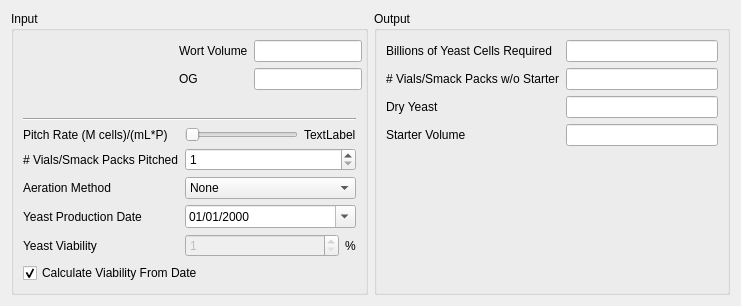
<?xml version="1.0" encoding="UTF-8"?>
<ui version="4.0">
 <class>pitchDialog</class>
 <widget class="QDialog" name="pitchDialog">
  <property name="geometry">
   <rect>
    <x>0</x>
    <y>0</y>
    <width>741</width>
    <height>306</height>
   </rect>
  </property>
  <property name="windowTitle">
   <string>Pitch Rate Calculator</string>
  </property>
  <layout class="QHBoxLayout" name="horizontalLayout_2">
   <item>
    <widget class="QGroupBox" name="groupBox">
     <property name="title">
      <string>Input</string>
     </property>
     <property name="configSection" stdset="0">
      <string notr="true">pitchRateCalc</string>
     </property>
     <layout class="QVBoxLayout" name="verticalLayout_2">
      <item>
       <layout class="QFormLayout" name="formLayout">
        <property name="fieldGrowthPolicy">
         <enum>QFormLayout::ExpandingFieldsGrow</enum>
        </property>
        <property name="formAlignment">
         <set>Qt::AlignRight|Qt::AlignTop|Qt::AlignTrailing</set>
        </property>
        <item row="0" column="0">
         <widget class="BtVolumeLabel" name="label_vol">
          <property name="contextMenuPolicy">
           <enum>Qt::CustomContextMenu</enum>
          </property>
          <property name="text">
           <string>Wort Volume</string>
          </property>
          <property name="buddy">
           <cstring>lineEdit_vol</cstring>
          </property>
         </widget>
        </item>
        <item row="0" column="1">
         <widget class="BtVolumeEdit" name="lineEdit_vol">
          <property name="sizePolicy">
           <sizepolicy hsizetype="Preferred" vsizetype="Fixed">
            <horstretch>0</horstretch>
            <verstretch>0</verstretch>
           </sizepolicy>
          </property>
          <property name="minimumSize">
           <size>
            <width>100</width>
            <height>0</height>
           </size>
          </property>
          <property name="toolTip">
           <string>Volume of wort</string>
          </property>
          <property name="editField" stdset="0">
           <string notr="true">wortVol</string>
          </property>
         </widget>
        </item>
        <item row="1" column="0">
         <widget class="BtDensityLabel" name="label_og">
          <property name="contextMenuPolicy">
           <enum>Qt::CustomContextMenu</enum>
          </property>
          <property name="text">
           <string>OG</string>
          </property>
          <property name="buddy">
           <cstring>lineEdit_OG</cstring>
          </property>
         </widget>
        </item>
        <item row="1" column="1">
         <widget class="BtDensityEdit" name="lineEdit_OG">
          <property name="sizePolicy">
           <sizepolicy hsizetype="Preferred" vsizetype="Fixed">
            <horstretch>0</horstretch>
            <verstretch>0</verstretch>
           </sizepolicy>
          </property>
          <property name="minimumSize">
           <size>
            <width>100</width>
            <height>0</height>
           </size>
          </property>
          <property name="toolTip">
           <string>Starting gravity of the wort</string>
          </property>
          <property name="editField" stdset="0">
           <string notr="true">og</string>
          </property>
         </widget>
        </item>
       </layout>
      </item>
      <item>
       <widget class="Line" name="line">
        <property name="orientation">
         <enum>Qt::Horizontal</enum>
        </property>
       </widget>
      </item>
      <item>
       <layout class="QFormLayout" name="formLayout_3">
        <property name="fieldGrowthPolicy">
         <enum>QFormLayout::AllNonFixedFieldsGrow</enum>
        </property>
        <property name="formAlignment">
         <set>Qt::AlignRight|Qt::AlignTop|Qt::AlignTrailing</set>
        </property>
        <item row="0" column="0">
         <widget class="QLabel" name="label_pitchRate_2">
          <property name="toolTip">
           <string>For ales, 0.75-1. For lagers, 1.5-2.</string>
          </property>
          <property name="text">
           <string>Pitch Rate (M cells)/(mL*P)</string>
          </property>
         </widget>
        </item>
        <item row="2" column="0">
         <widget class="QLabel" name="label_aerationMethod">
          <property name="text">
           <string>Aeration Method</string>
          </property>
         </widget>
        </item>
        <item row="3" column="0">
         <widget class="BtDateLabel" name="label_productionDate">
          <property name="contextMenuPolicy">
           <enum>Qt::CustomContextMenu</enum>
          </property>
          <property name="text">
           <string>Yeast Production Date</string>
          </property>
          <property name="buddy">
           <cstring>dateEdit_ProductionDate</cstring>
          </property>
         </widget>
        </item>
        <item row="4" column="0">
         <widget class="QLabel" name="label_viability">
          <property name="text">
           <string>Yeast Viability</string>
          </property>
         </widget>
        </item>
        <item row="2" column="1">
         <widget class="QComboBox" name="comboBox_AerationMethod">
          <property name="acceptDrops">
           <bool>false</bool>
          </property>
          <property name="toolTip">
           <string>Aeration method</string>
          </property>
          <property name="editable">
           <bool>false</bool>
          </property>
          <item>
           <property name="text">
            <string>None</string>
           </property>
          </item>
          <item>
           <property name="text">
            <string>O2 At Start</string>
           </property>
          </item>
          <item>
           <property name="text">
            <string>Stir Plate</string>
           </property>
          </item>
         </widget>
        </item>
        <item row="3" column="1">
         <widget class="QDateEdit" name="dateEdit_ProductionDate">
          <property name="toolTip">
           <string>Production date (Best By date less three months)</string>
          </property>
          <property name="currentSection">
           <enum>QDateTimeEdit::MonthSection</enum>
          </property>
          <property name="displayFormat">
           <string>MM/dd/yyyy</string>
          </property>
          <property name="calendarPopup">
           <bool>true</bool>
          </property>
          <property name="currentSectionIndex">
           <number>0</number>
          </property>
          <property name="editField" stdset="0">
           <string notr="true">productionDate</string>
          </property>
         </widget>
        </item>
        <item row="4" column="1">
         <layout class="QHBoxLayout" name="horizontalLayout_4">
          <item>
           <widget class="QSpinBox" name="spinBox_Viability">
            <property name="enabled">
             <bool>false</bool>
            </property>
            <property name="toolTip">
             <string>Estimated viability of the yeast</string>
            </property>
            <property name="readOnly">
             <bool>false</bool>
            </property>
            <property name="minimum">
             <number>1</number>
            </property>
            <property name="maximum">
             <number>100</number>
            </property>
           </widget>
          </item>
          <item>
           <widget class="QLabel" name="label_12">
            <property name="sizePolicy">
             <sizepolicy hsizetype="Fixed" vsizetype="Preferred">
              <horstretch>0</horstretch>
              <verstretch>0</verstretch>
             </sizepolicy>
            </property>
            <property name="text">
             <string>%</string>
            </property>
           </widget>
          </item>
         </layout>
        </item>
        <item row="0" column="1">
         <layout class="QHBoxLayout" name="horizontalLayout">
          <item>
           <widget class="QSlider" name="slider_pitchRate">
            <property name="minimumSize">
             <size>
              <width>64</width>
              <height>0</height>
             </size>
            </property>
            <property name="toolTip">
             <string>Desired pitch rate</string>
            </property>
            <property name="maximum">
             <number>100</number>
            </property>
            <property name="orientation">
             <enum>Qt::Horizontal</enum>
            </property>
           </widget>
          </item>
          <item>
           <widget class="QLabel" name="label_pitchRate">
            <property name="text">
             <string>TextLabel</string>
            </property>
           </widget>
          </item>
         </layout>
        </item>
        <item row="5" column="0" colspan="2">
         <widget class="QCheckBox" name="checkBox_CalculateViability">
          <property name="text">
           <string>Calculate Viability From Date</string>
          </property>
          <property name="checked">
           <bool>true</bool>
          </property>
         </widget>
        </item>
        <item row="1" column="0">
         <widget class="QLabel" name="label_vialsPitched">
          <property name="text">
           <string># Vials/Smack Packs Pitched</string>
          </property>
         </widget>
        </item>
        <item row="1" column="1">
         <widget class="QSpinBox" name="spinBox_VialsPitched">
          <property name="toolTip">
           <string>Number of vials/smack packs added to starter</string>
          </property>
          <property name="minimum">
           <number>1</number>
          </property>
          <property name="maximum">
           <number>5</number>
          </property>
         </widget>
        </item>
       </layout>
      </item>
     </layout>
    </widget>
   </item>
   <item>
    <widget class="QGroupBox" name="groupBox_2">
     <property name="title">
      <string>Output</string>
     </property>
     <property name="configSection" stdset="0">
      <string notr="true">pitchRateCalc</string>
     </property>
     <layout class="QVBoxLayout" name="verticalLayout">
      <item>
       <layout class="QFormLayout" name="formLayout_2">
        <property name="fieldGrowthPolicy">
         <enum>QFormLayout::AllNonFixedFieldsGrow</enum>
        </property>
        <property name="formAlignment">
         <set>Qt::AlignRight|Qt::AlignTop|Qt::AlignTrailing</set>
        </property>
        <item row="0" column="0">
         <widget class="QLabel" name="label_cells">
          <property name="text">
           <string>Billions of Yeast Cells Required</string>
          </property>
          <property name="buddy">
           <cstring>lineEdit_cells</cstring>
          </property>
         </widget>
        </item>
        <item row="0" column="1">
         <widget class="BtGenericEdit" name="lineEdit_cells">
          <property name="minimumSize">
           <size>
            <width>100</width>
            <height>0</height>
           </size>
          </property>
          <property name="toolTip">
           <string>How much yeast you will need</string>
          </property>
          <property name="readOnly">
           <bool>true</bool>
          </property>
         </widget>
        </item>
        <item row="1" column="0">
         <widget class="QLabel" name="label_vials">
          <property name="text">
           <string># Vials/Smack Packs w/o Starter</string>
          </property>
          <property name="buddy">
           <cstring>lineEdit_vials</cstring>
          </property>
         </widget>
        </item>
        <item row="1" column="1">
         <widget class="BtGenericEdit" name="lineEdit_vials">
          <property name="minimumSize">
           <size>
            <width>100</width>
            <height>0</height>
           </size>
          </property>
          <property name="toolTip">
           <string>How many smack packs or vials required to reach pitch rate</string>
          </property>
          <property name="readOnly">
           <bool>true</bool>
          </property>
         </widget>
        </item>
        <item row="2" column="0">
         <widget class="BtMassLabel" name="label_yeast">
          <property name="contextMenuPolicy">
           <enum>Qt::CustomContextMenu</enum>
          </property>
          <property name="text">
           <string>Dry Yeast</string>
          </property>
          <property name="buddy">
           <cstring>lineEdit_yeast</cstring>
          </property>
         </widget>
        </item>
        <item row="2" column="1">
         <widget class="BtMassEdit" name="lineEdit_yeast">
          <property name="minimumSize">
           <size>
            <width>100</width>
            <height>0</height>
           </size>
          </property>
          <property name="toolTip">
           <string>Amount of dry yeast needed to reach pitch rate</string>
          </property>
          <property name="readOnly">
           <bool>true</bool>
          </property>
          <property name="editField" stdset="0">
           <string notr="true">yeast</string>
          </property>
         </widget>
        </item>
        <item row="3" column="0">
         <widget class="BtVolumeLabel" name="label_starterVol">
          <property name="contextMenuPolicy">
           <enum>Qt::CustomContextMenu</enum>
          </property>
          <property name="text">
           <string>Starter Volume</string>
          </property>
          <property name="buddy">
           <cstring>lineEdit_starterVol</cstring>
          </property>
         </widget>
        </item>
        <item row="3" column="1">
         <widget class="BtVolumeEdit" name="lineEdit_starterVol">
          <property name="minimumSize">
           <size>
            <width>100</width>
            <height>0</height>
           </size>
          </property>
          <property name="toolTip">
           <string>Starter size to reach pitch rate</string>
          </property>
          <property name="readOnly">
           <bool>true</bool>
          </property>
          <property name="editField" stdset="0">
           <string notr="true">starterVol</string>
          </property>
         </widget>
        </item>
       </layout>
      </item>
     </layout>
    </widget>
   </item>
  </layout>
 </widget>
 <customwidgets>
  <customwidget>
   <class>BtVolumeLabel</class>
   <extends>QLabel</extends>
   <header>BtLabel.h</header>
   <slots>
    <signal>changedUnitSystemOrScale(Measurement::UnitSystem const *, Measurement::UnitSystem::RelativeScale)</signal>
   </slots>
  </customwidget>
  <customwidget>
   <class>BtDensityLabel</class>
   <extends>QLabel</extends>
   <header>BtLabel.h</header>
   <slots>
    <signal>changedUnitSystemOrScale(Measurement::UnitSystem const *, Measurement::UnitSystem::RelativeScale)</signal>
   </slots>
  </customwidget>
  <customwidget>
   <class>BtVolumeEdit</class>
   <extends>QLineEdit</extends>
   <header>BtLineEdit.h</header>
   <slots>
    <slot>lineChanged(Measurement::UnitSystem const *, Measurement::UnitSystem::RelativeScale)</slot>
   </slots>
  </customwidget>
  <customwidget>
   <class>BtDensityEdit</class>
   <extends>QLineEdit</extends>
   <header>BtLineEdit.h</header>
   <slots>
    <slot>lineChanged(Measurement::UnitSystem const *, Measurement::UnitSystem::RelativeScale)</slot>
   </slots>
  </customwidget>
  <customwidget>
   <class>BtDateLabel</class>
   <extends>QLabel</extends>
   <header>BtLabel.h</header>
  </customwidget>
  <customwidget>
   <class>BtMassLabel</class>
   <extends>QLabel</extends>
   <header>BtLabel.h</header>
   <slots>
    <signal>changedUnitSystemOrScale(Measurement::UnitSystem const *, Measurement::UnitSystem::RelativeScale)</signal>
    <slot>popContextMenu(QPoint)</slot>
   </slots>
  </customwidget>
  <customwidget>
   <class>BtMassEdit</class>
   <extends>QLineEdit</extends>
   <header>BtLineEdit.h</header>
   <slots>
    <signal>textModified()</signal>
    <slot>lineChanged()</slot>
    <slot>lineChanged(Measurement::UnitSystem const *, Measurement::UnitSystem::RelativeScale)</slot>
   </slots>
  </customwidget>
  <customwidget>
   <class>BtGenericEdit</class>
   <extends>QLineEdit</extends>
   <header>BtLineEdit.h</header>
  </customwidget>
 </customwidgets>
 <tabstops>
  <tabstop>lineEdit_vol</tabstop>
  <tabstop>lineEdit_OG</tabstop>
  <tabstop>slider_pitchRate</tabstop>
  <tabstop>spinBox_VialsPitched</tabstop>
  <tabstop>comboBox_AerationMethod</tabstop>
  <tabstop>dateEdit_ProductionDate</tabstop>
  <tabstop>spinBox_Viability</tabstop>
  <tabstop>checkBox_CalculateViability</tabstop>
  <tabstop>lineEdit_cells</tabstop>
  <tabstop>lineEdit_vials</tabstop>
  <tabstop>lineEdit_yeast</tabstop>
  <tabstop>lineEdit_starterVol</tabstop>
 </tabstops>
 <resources/>
 <connections>
  <connection>
   <sender>label_vol</sender>
   <signal>changedUnitSystemOrScale(Measurement::UnitSystem const *, Measurement::UnitSystem::RelativeScale)</signal>
   <receiver>lineEdit_vol</receiver>
   <slot>lineChanged(Measurement::UnitSystem const *, Measurement::UnitSystem::RelativeScale)</slot>
   <hints>
    <hint type="sourcelabel">
     <x>178</x>
     <y>44</y>
    </hint>
    <hint type="destinationlabel">
     <x>271</x>
     <y>44</y>
    </hint>
   </hints>
  </connection>
  <connection>
   <sender>label_og</sender>
   <signal>changedUnitSystemOrScale(Measurement::UnitSystem const *, Measurement::UnitSystem::RelativeScale)</signal>
   <receiver>lineEdit_OG</receiver>
   <slot>lineChanged(Measurement::UnitSystem const *, Measurement::UnitSystem::RelativeScale)</slot>
   <hints>
    <hint type="sourcelabel">
     <x>203</x>
     <y>70</y>
    </hint>
    <hint type="destinationlabel">
     <x>271</x>
     <y>70</y>
    </hint>
   </hints>
  </connection>
  <connection>
   <sender>label_starterVol</sender>
   <signal>changedUnitSystemOrScale(Measurement::UnitSystem const *, Measurement::UnitSystem::RelativeScale)</signal>
   <receiver>lineEdit_starterVol</receiver>
   <slot>lineChanged(Measurement::UnitSystem const *, Measurement::UnitSystem::RelativeScale)</slot>
   <hints>
    <hint type="sourcelabel">
     <x>464</x>
     <y>122</y>
    </hint>
    <hint type="destinationlabel">
     <x>581</x>
     <y>122</y>
    </hint>
   </hints>
  </connection>
  <connection>
   <sender>label_yeast</sender>
   <signal>changedUnitSystemOrScale(Measurement::UnitSystem const *, Measurement::UnitSystem::RelativeScale)</signal>
   <receiver>lineEdit_yeast</receiver>
   <slot>lineChanged(Measurement::UnitSystem const *, Measurement::UnitSystem::RelativeScale)</slot>
   <hints>
    <hint type="sourcelabel">
     <x>478</x>
     <y>96</y>
    </hint>
    <hint type="destinationlabel">
     <x>581</x>
     <y>96</y>
    </hint>
   </hints>
  </connection>
 </connections>
</ui>
